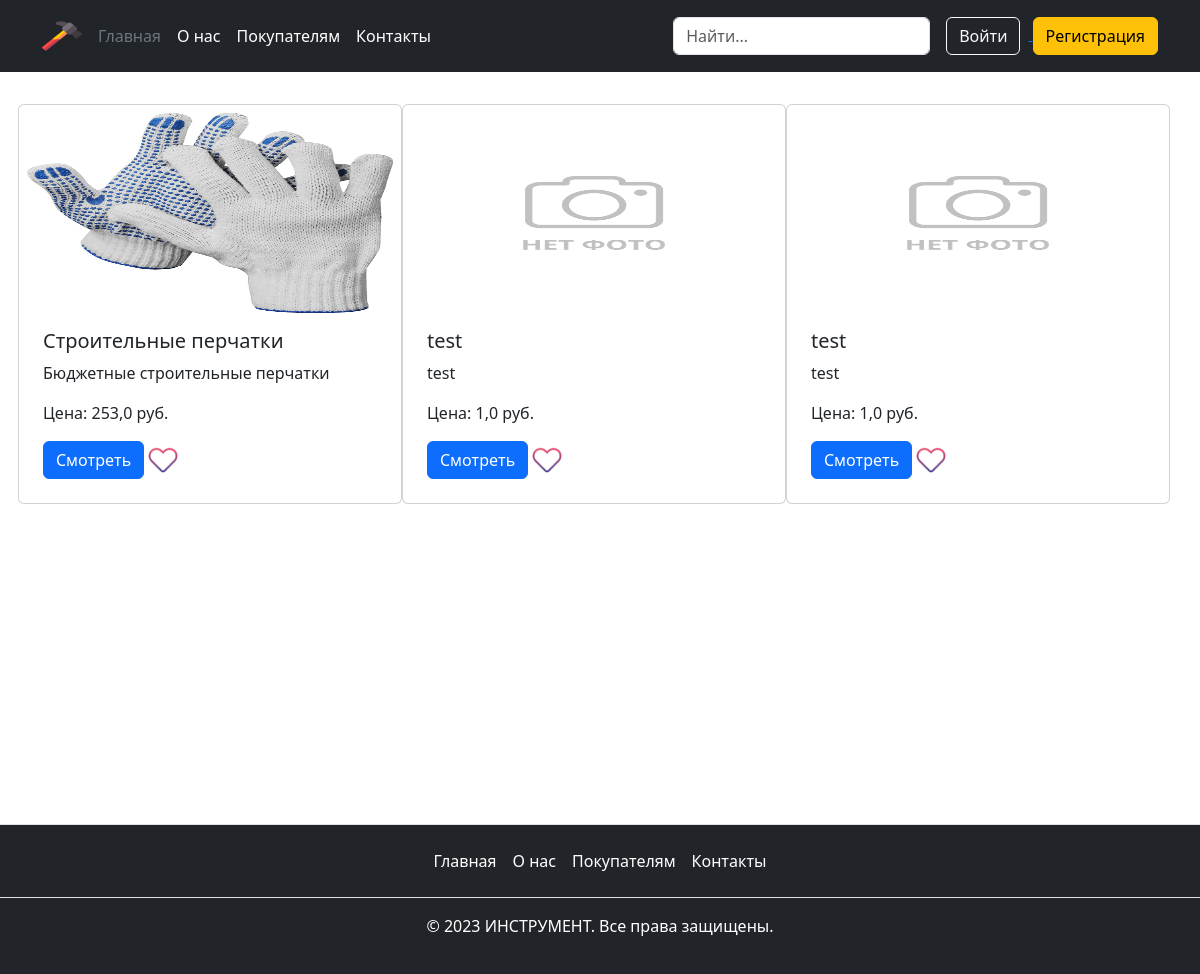
Before: /products/category/snapin/detail/gloves/ with the older database file.
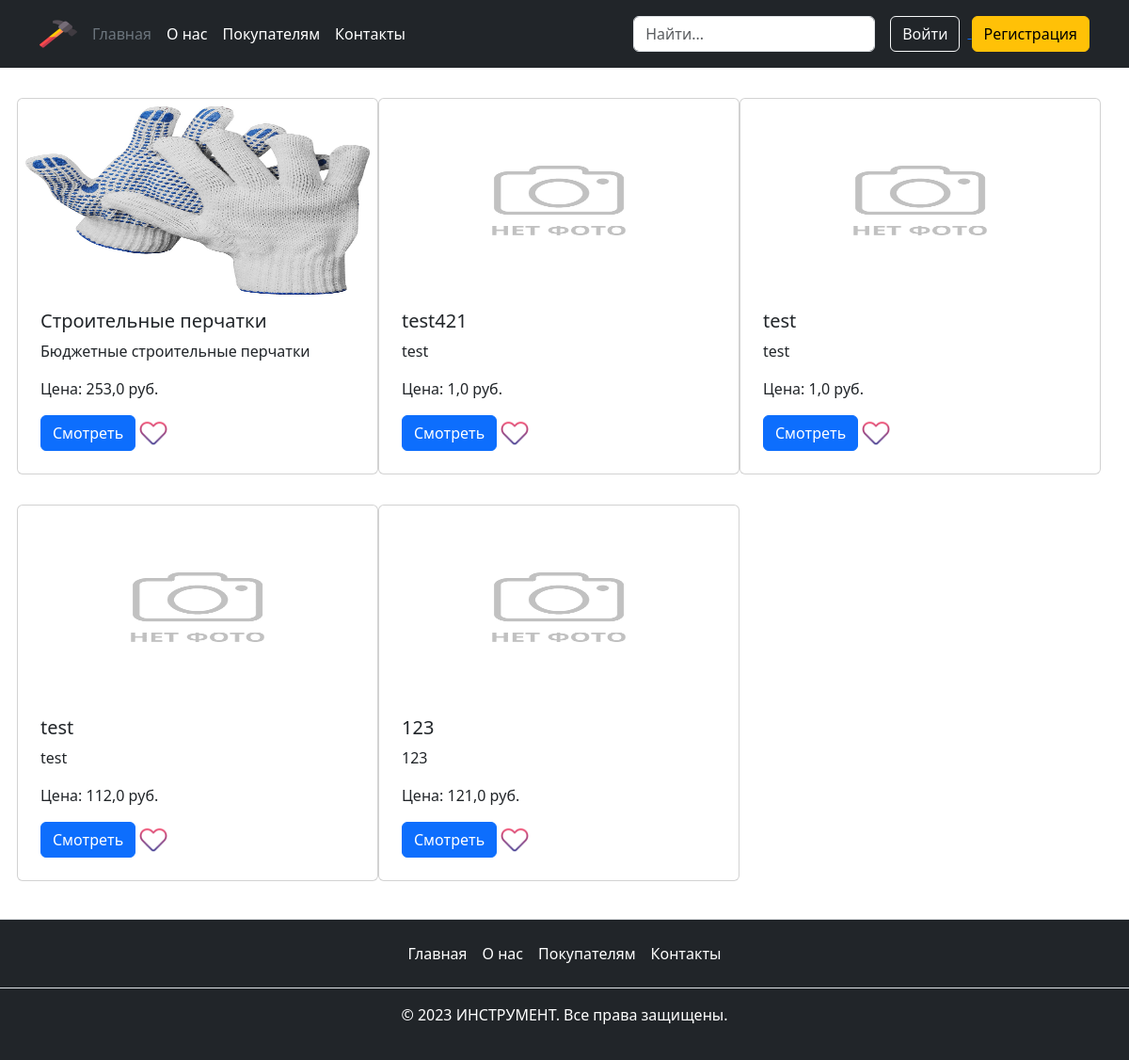
After: the same page with the newer database file.
### main/models.py (models this page shows, shortened)
class Published(models.Model):
    is_published = models.BooleanField(
        default=True,
        verbose_name='Опубликовано',
        help_text='Снимите галочку, чтобы скрыть публикацию.'
    )
    created_at = models.DateTimeField(
        verbose_name='Добавлено',
        auto_now_add=True
    )
    class Meta:
        abstract = True

class Product(Published):
    title = models.CharField(
        max_length=40,
        verbose_name='Название инструмента'
    )
    description = models.TextField(
        verbose_name='Описание инструмента'
    )
    parameters = models.TextField(
        verbose_name='Параметры инструмента'
    )
    category = models.ForeignKey(
        Category,
        on_delete=models.CASCADE,
        verbose_name='Категория',
        related_name='products_category'
    )
    product_type = models.ForeignKey(
        ProductType,
        on_delete=models.CASCADE,
        verbose_name='Тип продукта',
        related_name='products_type'
    )
    image = models.ImageField(
        upload_to='product/',
        null=True,
        blank=True,
        verbose_name='Фото инструмента'
    )
    pub_date = models.DateTimeField(
        verbose_name='Дата и время публикации',
        help_text='Если установить дату и время в будущем'
                  ' — можно делать отложенные публикации.'
    )
    price = models.FloatField(
        verbose_name='Цена',
        validators=[MinValueValidator(0)],
        help_text='Цена не может быть ниже нуля.',
        default=1
    )
    class Meta:
        verbose_name = 'инструмент'
        verbose_name_plural = 'Инструменты'
        ordering = ('pub_date',)

### main/views.py (the view)
class ProductTypeDetailView(DetailView):
    model = ProductType
    template_name = 'main/product_type/product_type_detail.html'
    paginate_by = PAGINATE
    slug_url_kwarg = 'product_type'
    def get_context_data(self, **kwargs):
        context = super().get_context_data(**kwargs)
        context['products'] = Product.objects.filter(
            product_type=self.object
        )
        return context

### templates/main/product_type/product_type_detail.html (shortened to what this page needs)
{% extends "base.html" %}
{% load static %}
{% block content %}
  <div class="container pt-3 ps-0">
    <div class="col-md-12">
      <div class="row">
        {% for product in products %}
        <div class="card col-md-4 my-3 p-2">
          {% if product.image %}
            <img class="card-img-top" src="{{ product.image.url }}" alt="{{ product.title }}" width="120" height="200">
          {% else %}
            <img class="card-img-top" src="{% static 'images/no_img.png' %}" alt="{{ product.title }}" width="120" height="200">
          {% endif %}
          <div class="card-body">
            <h5 class="card-title">{{ product.title }}</h5>
            <p class="card-text">{{ product.description|truncatewords:8 }}</p>
            <p class="card-price">Цена: {{ product.price }} руб.</p>
            <a href="{% url 'main:product_detail' product.category.slug product.product_type.slug product.pk %}" class="btn btn-primary">
              Смотреть
            </a>
            <img src="{% static 'images/add_favorites.png' %}" width="30" height="30">
          </div>
        </div>
        {% endfor %}
      </div>
    </div>
  </div>
{% endblock %}

Changed rows visible on the page:
changed Product: title "test" → "test421"
added Product: title (placeholder picture), title "test", description "test", price "112,0"
added Product: title "123", description "123", price "121,0"
